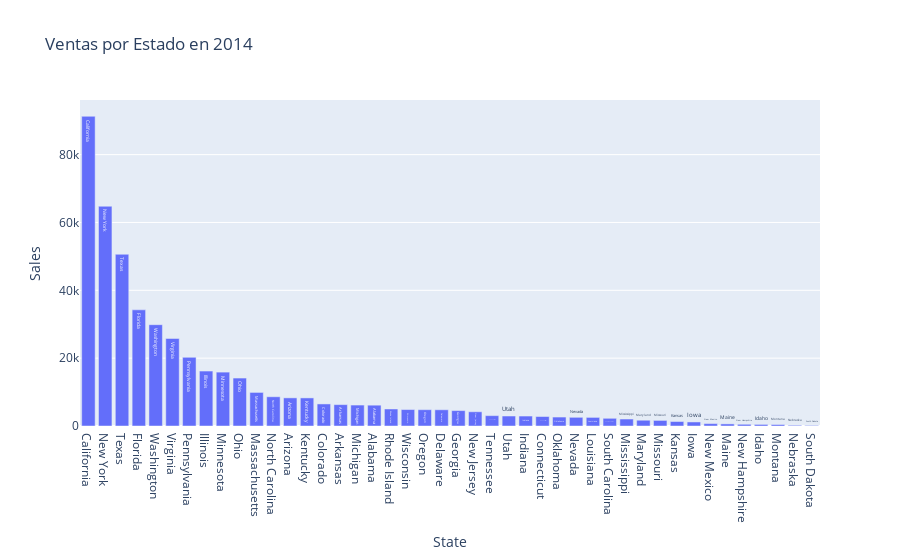

Write notebook code for a chart like this one.
### Code cell
import plotly.graph_objects as go

df_plot = df2014_sales.sort_values(by="Sales", ascending=False)
trace = go.Bar(x=df_plot["State"],
               y=df_plot["Sales"],
               text=df_plot["State"],
               name="Sales/State")
layout = go.Layout({"title": "Ventas por Estado en 2014", 
                    "xaxis":{"title":"State"}, 
                    "yaxis": {"title":"Sales"}})
fig = go.Figure(data=[trace], layout=layout)

fig

### Figure 1 — Plotly figure (JSON) as saved in the notebook; plotly's stock layout.template omitted (floating-point values rounded to 4 significant figures)
{"data": [{"name": "Sales/State", "text": ["California", "New York", "Texas", "Florida", "Washington", "Virginia", "Pennsylvania", "Illinois", "Minnesota", "Ohio", "Massachusetts", "North Carolina", "Arizona", "Kentucky", "Colorado", "Arkansas", "Michigan", "Alabama", "Rhode Island", "Wisconsin", "Oregon", "Delaware", "Georgia", "New Jersey", "Tennessee", "Utah", "Indiana", "Connecticut", "Oklahoma", "Nevada", "Louisiana", "South Carolina", "Mississippi", "Maryland", "Missouri", "Kansas", "Iowa", "New Mexico", "Maine", "New Hampshire", "Idaho", "Montana", "Nebraska", "South Dakota"], "type": "bar", "x": ["California", "New York", "Texas", "Florida", "Washington", "Virginia", "Pennsylvania", "Illinois", "Minnesota", "Ohio", "Massachusetts", "North Carolina", "Arizona", "Kentucky", "Colorado", "Arkansas", "Michigan", "Alabama", "Rhode Island", "Wisconsin", "Oregon", "Delaware", "Georgia", "New Jersey", "Tennessee", "Utah", "Indiana", "Connecticut", "Oklahoma", "Nevada", "Louisiana", "South Carolina", "Mississippi", "Maryland", "Missouri", "Kansas", "Iowa", "New Mexico", "Maine", "New Hampshire", "Idaho", "Montana", "Nebraska", "South Dakota"], "y": [91300.0, 64790.0, 50630.0, 34250.0, 29870.0, 25800.0, 20250.0, 16200.0, 15880.0, 14130.0, 9900.0, 8621.0, 8295.0, 8280.0, 6502.0, 6303.0, 6172.0, 6139.0, 5016.0, 4848.0, 4808.0, 4786.0, 4540.0, 4192.0, 3052.0, 2944.0, 2937.0, 2794.0, 2639.0, 2561.0, 2535.0, 2271.0, 2055.0, 1701.0, 1648.0, 1320.0, 1191.0, 708.0, 617.1, 504.5, 465.2, 424.5, 210.0, 162.2]}], "layout": {"title": {"text": "Ventas por Estado en 2014"}, "xaxis": {"title": {"text": "State"}}, "yaxis": {"title": {"text": "Sales"}}}}
